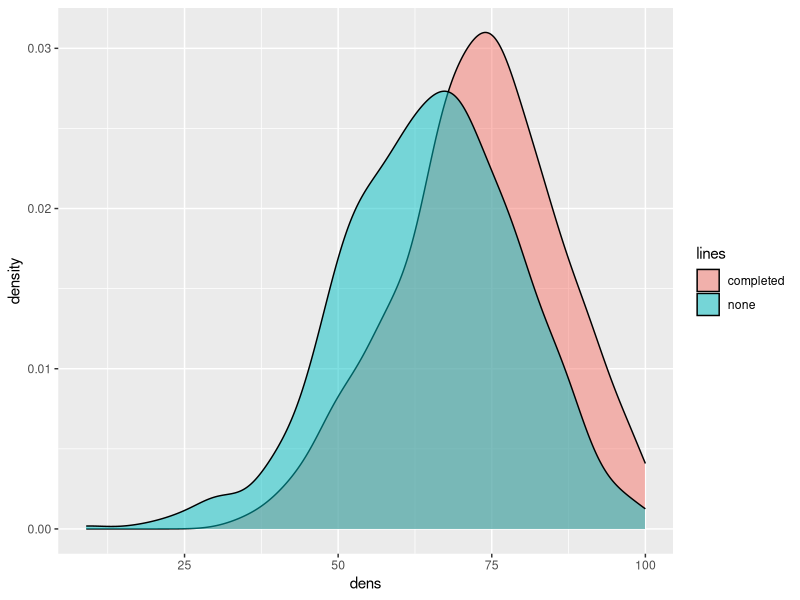

Write the R code that produced this figure.
library(ggplot2)
library(tidyverse)
setwd("F:/Prob_Project")


dataSet<- read.csv("StudentsPerformance.csv", header=TRUE, sep=",")


prepNone <-  dataSet%>%
  filter(prep=="none")
prepCompleted <-  dataSet%>%
  filter(prep=="completed")



percentage_PrepNone <- ((prepNone$math+prepNone$reading+prepNone$writing)/3)
percentage_prepCompleted <- ((prepCompleted$math+prepCompleted$reading+prepCompleted$writing)/3)



dat <-data.frame(dens = c(percentage_PrepNone,percentage_prepCompleted), 
                 lines = rep(c("none", "completed"),
                             times=c(length(percentage_PrepNone),length(percentage_prepCompleted))))
ggplot(data = dat,mapping =  aes(x = dens, fill = lines)) + geom_density(alpha = 0.5)
